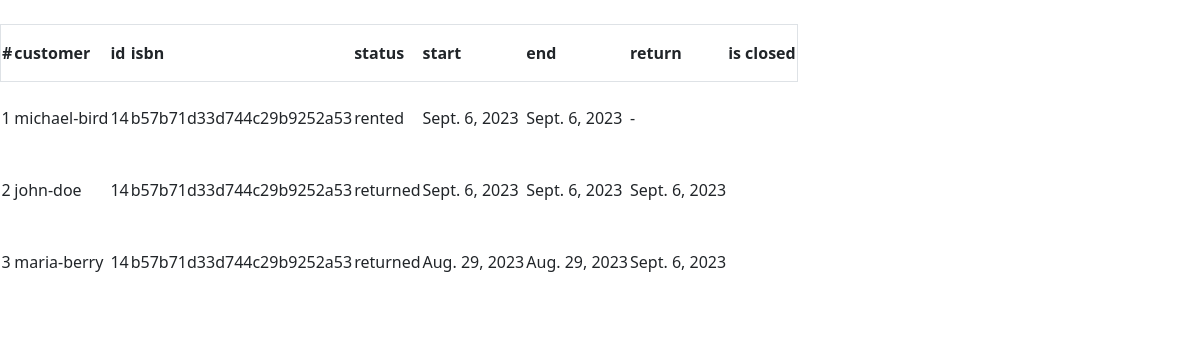
The page /rentals/14/ (signed in) on the database its author committed.
### rentals/models.py (models this page shows, shortened)
class Rental(models.Model):
    book = models.ForeignKey(Book,on_delete=models.CASCADE)
    customer = models.ForeignKey(Customer,on_delete=models.CASCADE)
    status = models.CharField(max_length=2, choices=STATUS_CHOICES)
    rent_start_date=models.DateField(help_text='when the book was rented')
    rent_end_date=models.DateField(help_text='deadline,blank=True')
    return_date=models.DateField(blank=True,null=True, help_text='return date')
    rental_status_is_closed=models.BooleanField(default=False)                                                          #returned or lost (will change it to true)
    created_at= models.DateTimeField(auto_now_add=True)
    updated_at= models.DateTimeField(auto_now=True)
    is_closed = models.BooleanField(default=False)
    @property
    def status_text(self):
        statuses=dict(STATUS_CHOICES)
        return statuses[self.status]
    class Meta:
        ordering =('-created_at',)

### customers/models.py (models this page shows, shortened)
class Customer(models.Model):
    books=models.ManyToManyField(Book,blank=True, help_text='books currently rented out')
    first_name=models.CharField(max_length=300)
    last_name=models.CharField(max_length=300)
    username=models.CharField(max_length=300, blank=True, unique=True)
    additional_info=models.TextField(blank=True)
    rating=models.PositiveSmallIntegerField(default=50)
    book_count=models.PositiveSmallIntegerField(default=0)

### books/models.py (models this page shows, shortened)
class Book(models.Model):
    title = models.ForeignKey(BookTitle,on_delete=models.CASCADE)
    ISBN=models.CharField(max_length=50,blank=True)
    id = models.CharField(primary_key=True, max_length=36, default=uuid.uuid4, editable=False)
    qr_code=models.ImageField(upload_to='qr_codes',blank=True,null=True)
    created_at=models.DateTimeField(auto_now_add=True)
    updated_at=models.DateTimeField(auto_now=True)

### rentals/views.py (the view)
# urls.py: path('<str:book_id>/',BookRentalHistoryView.as_view(),name="detail"),
class BookRentalHistoryView(LoginRequiredMixin,ListView):
    model = Rental
    template_name='rentals/detail.html'
    def get_queryset(self):
        book_id= self.kwargs.get('book_id')
        return Rental.objects.filter(Q(book__ISBN=book_id) | Q(book__id=book_id))
    def get_context_data(self,**kwargs):
        context=super().get_context_data(**kwargs)
        book_id= self.kwargs.get('book_id')
        obj = get_object_or_404(Book, Q(ISBN=book_id) | Q(id=book_id))
        context['object'] = obj
        context['book_id'] = book_id
        return context

### rentals/templates/rentals/detail.html (shortened to what this page needs)
{% extends 'base.html' %}
{% block content %}
{% include 'components/header.html' with title=object.title.title discription=object.title.publisher.name %}
{%  if object %}
    {% if object_list %}
                 <div class="overflow-x-auto">
            <table class="w-full text-sm text-left text-gray-500 dark:text-gray-400">
                <thead class="text-xs text-gray-700 uppercase dark:bg-gray-700 dark:text-gray-400">
                    <tr class="border">
                        <th scope="col" class="py-3 px-6">
                            #
                        </th>
                        <th scope="col" class="py-3 px-6">
                            customer
                        </th>
                        <th scope="col" class="py-3 px-6">
                            id
                        </th>
                           <th scope="col" class="py-3 px-6">
                            isbn
                        </th>
                        <th scope="col" class="py-3 px-6">
                            status
                        </th>
                        <th scope="col" class="py-3 px-6">
                            start
                        </th>
                        <th scope="col" class="py-3 px-6">
                            end
                        </th>
                        <th scope="col" class="py-3 px-6">
                            return
                        </th>
                        <th scope="col" class="py-3 px-6">
                            is closed
                        </th>
                    </tr>
                </thead>
                <tbody>
                    {% for obj in object_list %}
                    <tr class="border-b dark:bg-gray-800 dark:border-gray-700">
                        <td scope="row" class="py-4 px-6 font-medium text-gray-900 dark:text-white">
                            {{forloop.counter}}
                        </td>
                        <td class="py-4 px-6">
                            {{obj.customer.username}}
                        </td>
                        <td class="py-4 px-6">
                            {{obj.book.id}}
                        </td>
                       <td class="py-4 px-6">
                            {{obj.book.ISBN}}
                        </td>
                        <td class="py-4 px-6">
                            {{obj.status_text}}
                        </td>
                        <td class="py-4 px-6">
                            {{obj.rent_start_date}}
                        </td>
                        <td class="py-4 px-6">
                            {{obj.rent_start_date}}
                        </td>
                        <td class="py-4 px-6">
                            {% if obj.return_date %}{{obj.return_date}}{% else %}-{% endif %}
                        </td>
                        <td class="py-4 px-6">
                        </td>
                    </tr>
                    {% endfor %}
                </tbody>
            </table>
                 <div class="mt-6 h-12">
                     <a href="{% url 'rentals:download' book_id %}" class="p-3 bg-rose-400 hover:bg-rose-500 text-white rounded-lg">download</a>
                 </div>
            </div>
    {% else %}
        no rental-related data
    {% endif %}
{%  else %}
    no book-related data
{% endif %}
{% endblock content %}

### rows shown on the page
Rental: customer.username "michael-bird", book.id "14", book.ISBN "b57b71d33d744c29b9252a53", status_text "rented", rent_start_date "Sept. 6, 2023"
Rental: customer.username "john-doe", book.id "14", book.ISBN "b57b71d33d744c29b9252a53", status_text "returned", rent_start_date "Sept. 6, 2023", return_date "Sept. 6, 2023"
Rental: customer.username "maria-berry", book.id "14", book.ISBN "b57b71d33d744c29b9252a53", status_text "returned", rent_start_date "Aug. 29, 2023", return_date "Sept. 6, 2023"
